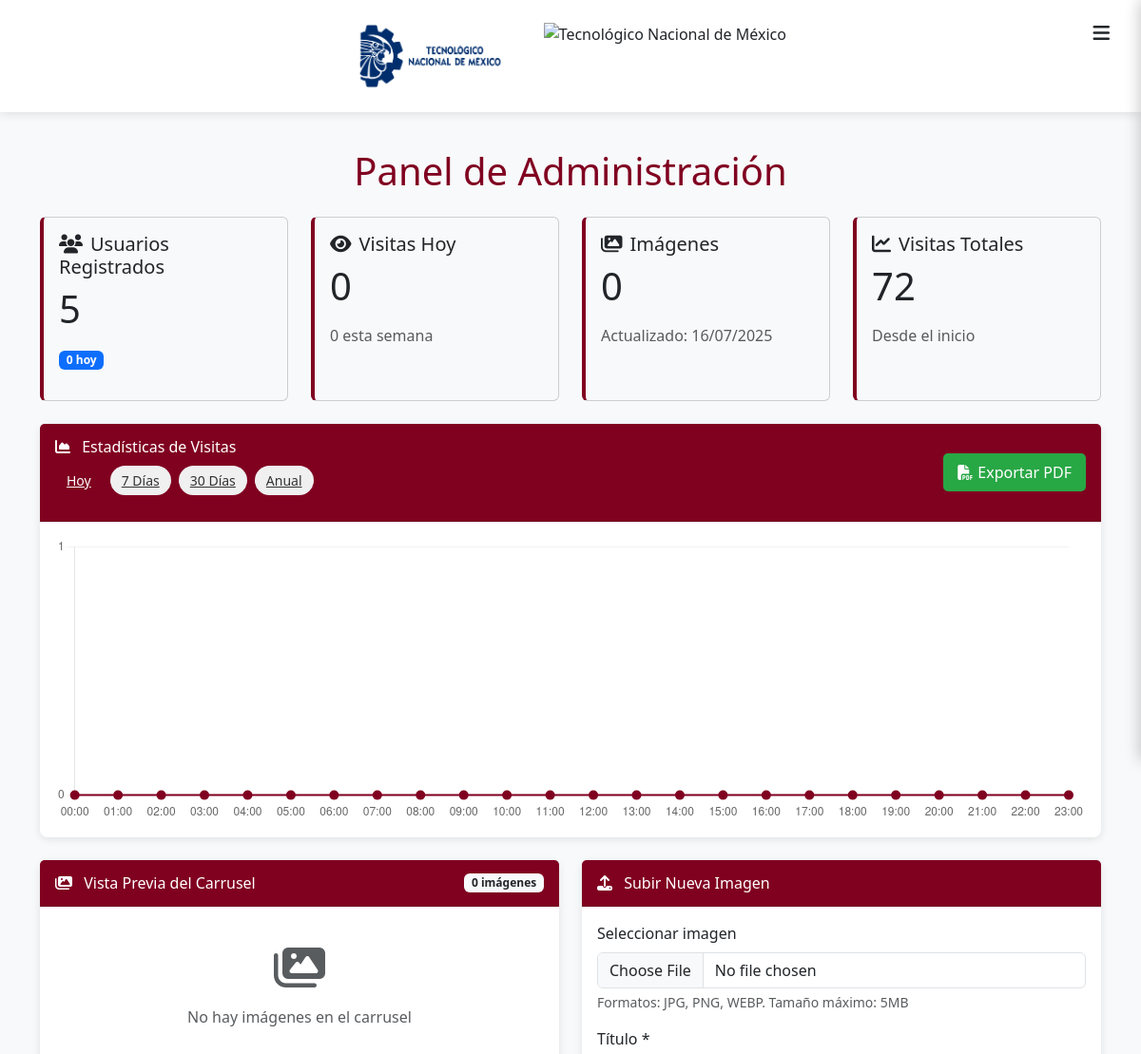
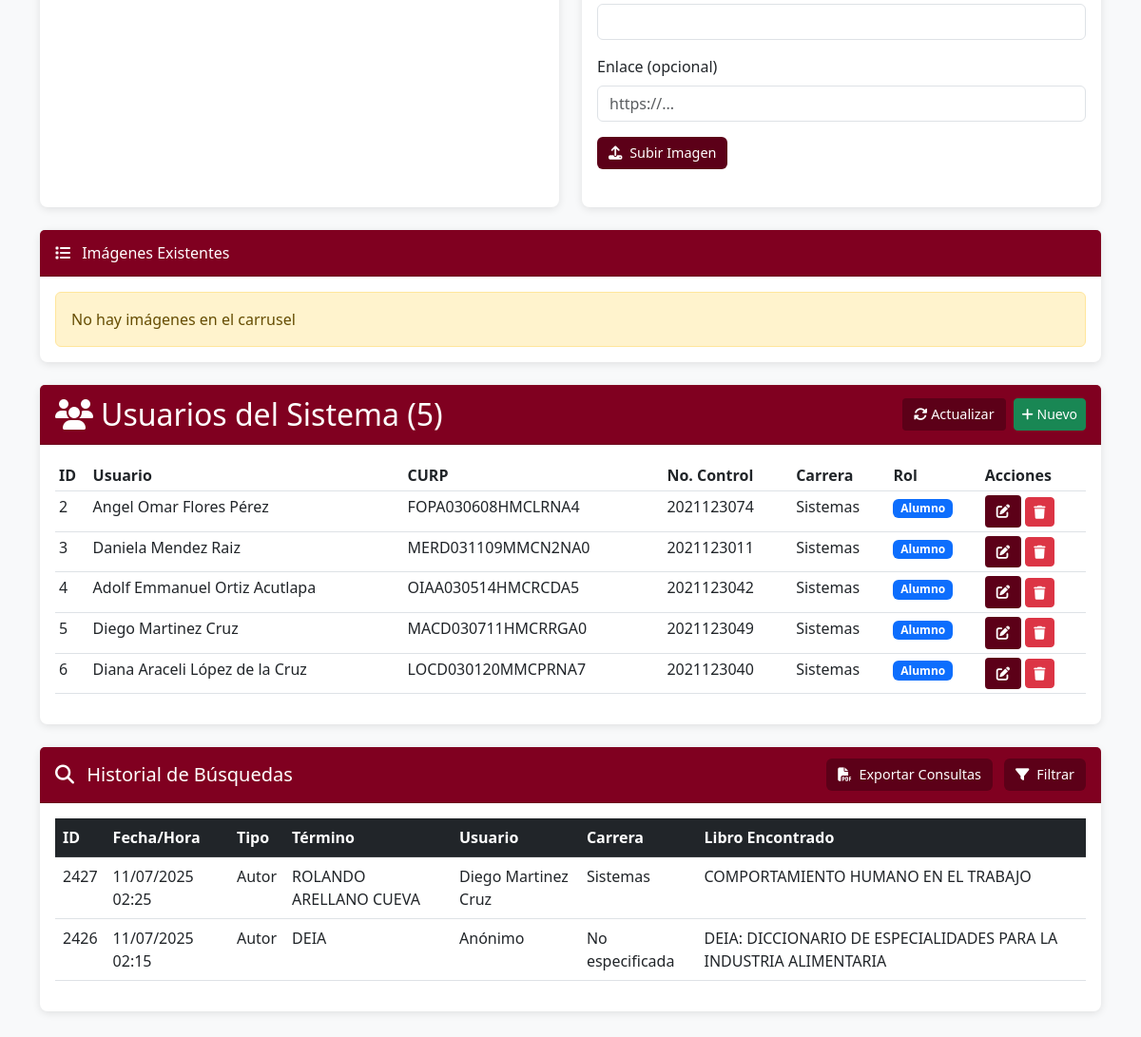
Before: /admin.php?periodo=today (signed in) with the older database file (2 pictures, top to bottom).
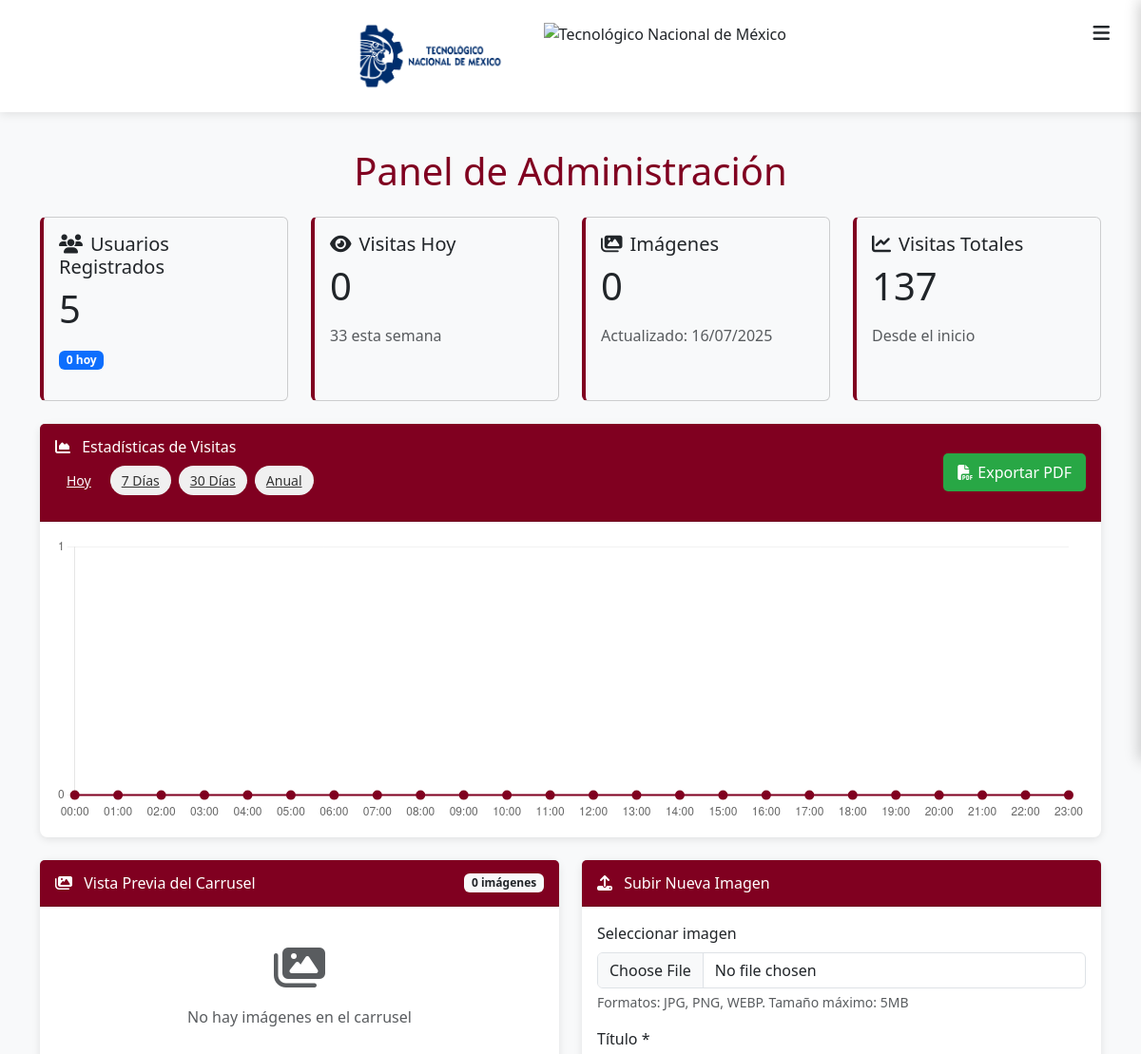
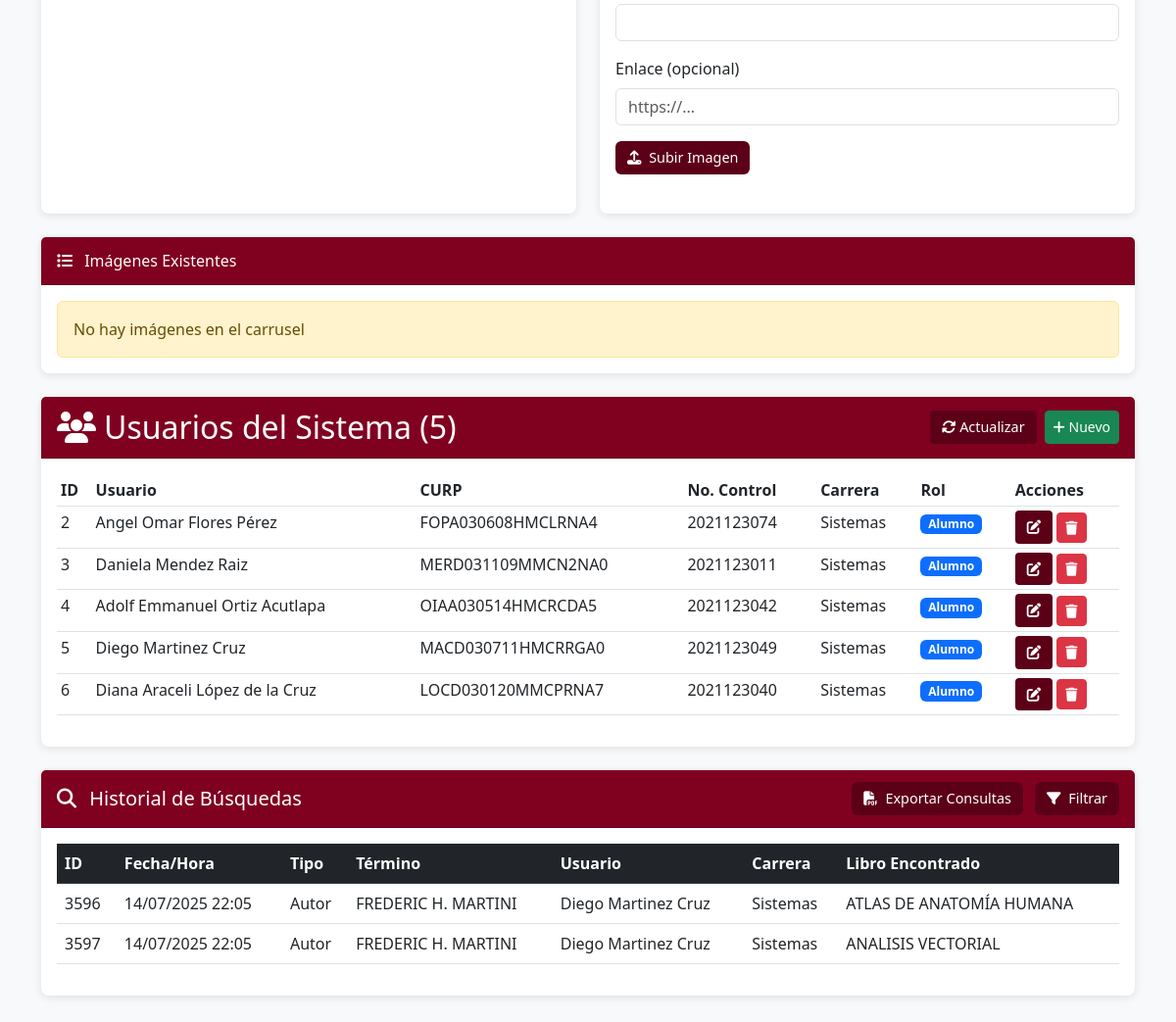
After: the same page with the newer database file (2 pictures, top to bottom).
### tables this page shows
CREATE TABLE `usuarios` (
  `id_Usuario` int(11) NOT NULL,
  `Nombre` varchar(255) NOT NULL,
  `CURP` varchar(255) NOT NULL,
  `id_Carrera` int(11) NOT NULL,
  `No_control_social` int(11) NOT NULL,
  `tipo_usuario` enum('alumno','docente','administrativo') DEFAULT NULL
);

CREATE TABLE `carrera` (
  `id_Carrera` int(11) NOT NULL,
  `Nombre` varchar(255) NOT NULL
);

CREATE TABLE `consulta` (
  `id_Consulta` int(11) NOT NULL,
  `fecha` datetime NOT NULL,
  `criterio_busqueda` varchar(20) NOT NULL,
  `termino_busqueda` varchar(255) NOT NULL,
  `id_Usuario` int(11) DEFAULT NULL,
  `carrera_usuario` varchar(100) DEFAULT NULL,
  `id_Libro` int(11) DEFAULT NULL
);

CREATE TABLE `libros` (
  `id_Libro` int(11) NOT NULL,
  `titulo` varchar(255) NOT NULL,
  `id_Editorial` int(11) NOT NULL,
  `año_Adquisicion` int(11) DEFAULT NULL,
  `fecha_Registro` date DEFAULT NULL
);

### admin.php (the view, shortened to what the changed rows need)
<?php
require_once 'Conect.php';
$consultas = [];
if ($conn) {
    try {
        $sql = "SELECT c.*,
                u.Nombre as usuario,
                l.titulo as libro,
                COALESCE(c.carrera_usuario, u_carrera.Nombre) as carrera
                FROM consulta c
                LEFT JOIN Usuarios u ON c.id_Usuario = u.id_Usuario
                LEFT JOIN Libros l ON c.id_Libro = l.id_Libro
                LEFT JOIN Usuarios u2 ON c.id_Usuario = u2.id_Usuario
                LEFT JOIN carrera u_carrera ON u2.id_carrera = u_carrera.id_Carrera";
        $sql .= " ORDER BY c.fecha DESC";
        $stmt = $conn->prepare($sql);
        if (!$stmt->execute()) {
            throw new Exception("Error al ejecutar la consulta: " . $stmt->error);
        }
        $result = $stmt->get_result();
        $consultas = $result->fetch_all(MYSQLI_ASSOC);
    } catch (Exception $e) {
        $error_db = $e->getMessage();
        error_log("Error en consulta de historial: " . $error_db);
    }
}
$usuarios = [];
$result_usuarios = $conn->query("
    SELECT u.id_Usuario, u.Nombre, u.tipo_usuario, u.CURP, u.No_control_social,
           c.id_carrera, c.nombre as nombre_carrera
    FROM Usuarios u
    LEFT JOIN carrera c ON u.id_carrera = c.id_carrera
    ORDER BY u.tipo_usuario DESC
");
if ($result_usuarios) {
    $usuarios = $result_usuarios->fetch_all(MYSQLI_ASSOC);
} else {
    $_SESSION['error'] = "Error al cargar usuarios: " . $conn->error;
}
$visitas_totales = 0;
$visitas_hoy = 0;
$visitas_semana = 0;
try {
    $tableExists = $conn->query("SELECT 1 FROM visitas LIMIT 1");
    if ($tableExists) {
        $visitas_totales = $conn->query("SELECT COUNT(*) as total FROM visitas")->fetch_assoc()['total'] ?? 0;
        $res_hoy = $conn->query("SELECT COUNT(*) as hoy FROM visitas WHERE DATE(fecha) = CURDATE()");
        $visitas_hoy = $res_hoy ? $res_hoy->fetch_assoc()['hoy'] ?? 0 : 0;
        $res_semana = $conn->query("SELECT COUNT(*) as semana FROM visitas WHERE YEARWEEK(fecha, 1) = YEARWEEK(CURDATE(), 1)");
        $visitas_semana = $res_semana ? $res_semana->fetch_assoc()['semana'] ?? 0 : 0;
    } else {
        error_log("La tabla 'visitas' no existe o está vacía");
    }
} catch (mysqli_sql_exception $e) {
    error_log("Error en consultas de estadísticas: " . $e->getMessage());
}
?>
<!DOCTYPE html>
<html lang="es">
<head>
  <link rel="stylesheet" href="https://cdnjs.cloudflare.com/ajax/libs/font-awesome/6.5.0/css/all.min.css">
  <link href="https://cdn.jsdelivr.net/npm/bootstrap@5.3.0/dist/css/bootstrap.min.css" rel="stylesheet">
</head>
<body>
  <main class="container py-3">
    <h1 class="text-center mb-4" style="color: var(--color-primario);">Panel de Administración</h1>
    <div class="row">
      <div class="col-md-3">
        <div class="card stats-card h-100">
          <div class="card-body">
            <h5 class="card-title"><i class="fas fa-eye me-2"></i>Visitas Hoy</h5>
            <p class="display-6"><?= $visitas_hoy ?></p>
            <p class="text-muted mb-0"><?= $visitas_semana ?> esta semana</p>
          </div>
        </div>
      </div>
      <div class="col-md-3">
        <div class="card stats-card h-100">
          <div class="card-body">
            <h5 class="card-title"><i class="fas fa-chart-line me-2"></i>Visitas Totales</h5>
            <p class="display-6"><?= $visitas_totales ?></p>
            <p class="text-muted mb-0">Desde el inicio</p>
          </div>
        </div>
      </div>
    </div>
    <div class="card admin-card mt-4">
      <div class="card-header d-flex flex-column flex-md-row justify-content-between align-items-center">
          <h2 class="mb-2 mb-md-0"><i class="fas fa-users me-2"></i>Usuarios del Sistema (<?= count($usuarios) ?>)</h2>
      </div>
      <div class="card-body">
          <div class="table-responsive">
              <table class="table table-sm table-hover">
                  <thead>
                      <tr>
                          <th>ID</th>
                          <th>Usuario</th>
                          <th class="d-none d-md-table-cell">CURP</th>
                          <th>No. Control</th>
                          <th>Carrera</th>
                          <th>Rol</th>
                          <th>Acciones</th>
                      </tr>
                  </thead>
                  <tbody>
                      <?php foreach ($usuarios as $usuario): ?>
                          <tr>
                              <td><?= $usuario['id_Usuario'] ?></td>
                              <td><?= htmlspecialchars($usuario['Nombre']) ?></td>
                              <td class="d-none d-md-table-cell"><?= htmlspecialchars($usuario['CURP']) ?></td>
                              <td><?= $usuario['No_control_social'] ?></td>
                              <td><?= $usuario['nombre_carrera'] ?? 'Sin carrera' ?></td>
                              <td>
                                  <span class="badge <?= $usuario['tipo_usuario'] === 'admin' ? 'bg-danger' : 'bg-primary' ?>">
                                      <?= ucfirst($usuario['tipo_usuario']) ?>
                                  </span>
                              </td>
                              <td>
                                  <button class="btn btn-sm btn-admin" title="Editar" onclick="editarUsuario(<?= $usuario['id_Usuario'] ?>)">
                                      <i class="fas fa-edit"></i>
                                  </button>
                                  <?php if($usuario['tipo_usuario'] !== 'admin'): ?>
                                      <button class="btn btn-sm btn-danger" title="Eliminar" onclick="confirmarEliminarUsuario(<?= $usuario['id_Usuario'] ?>)">
                                          <i class="fas fa-trash"></i>
                                      </button>
                                  <?php endif; ?>
                              </td>
                          </tr>
                      <?php endforeach; ?>
                  </tbody>
              </table>
          </div>
      </div>
    </div>
<div class="card admin-card mt-4">
    <div class="card-body">
        <div class="table-responsive">
        <table class="table table-hover">
    <thead class="table-dark">
        <tr>
            <th>ID</th>
            <th>Fecha/Hora</th>
            <th>Tipo</th>
            <th>Término</th>
            <th>Usuario</th>
            <th>Carrera</th>
            <th>Libro Encontrado</th>
        </tr>
    </thead>
    <tbody>
        <?php foreach ($consultas as $consulta): ?>
        <tr>
            <td><?= $consulta['id_Consulta'] ?></td>
            <td><?= date('d/m/Y H:i', strtotime($consulta['fecha'])) ?></td>
            <td><?= ucfirst($consulta['criterio_busqueda']) ?></td>
            <td><?= htmlspecialchars($consulta['termino_busqueda']) ?></td>
            <td><?= $consulta['usuario'] ?: 'Anónimo' ?></td>
            <td><?= $consulta['carrera'] ?: 'No especificada' ?></td>
            <td><?= $consulta['libro'] ?: 'No encontrado' ?></td>
        </tr>
        <?php endforeach; ?>
    </tbody>
</table>
        </div>
    </div>
</div>
</main>
</body>
</html>

Changed rows visible on the page:
removed consulta: id_Consulta "2427", fecha "11/07/2025 02:25", criterio_busqueda "Autor", termino_busqueda "ROLANDO ARELLANO CUEVA", id_Usuario.Nombre "Diego Martinez Cruz", carrera "Sistemas", id_Libro.titulo "COMPORTAMIENTO HUMANO EN EL TRABAJO"
removed consulta: id_Consulta "2426", fecha "11/07/2025 02:15", criterio_busqueda "Autor", termino_busqueda "DEIA", usuario "Anónimo", carrera "No especificada", id_Libro.titulo "DEIA: DICCIONARIO DE ESPECIALIDADES PARA LA INDUSTRIA ALIMENTARIA"
added consulta: id_Consulta "3596", fecha "14/07/2025 22:05", criterio_busqueda "Autor", termino_busqueda "FREDERIC H. MARTINI", id_Usuario.Nombre "Diego Martinez Cruz", carrera "Sistemas", id_Libro.titulo "ATLAS DE ANATOMÍA HUMANA"
added consulta: id_Consulta "3597", fecha "14/07/2025 22:05", criterio_busqueda "Autor", termino_busqueda "FREDERIC H. MARTINI", id_Usuario.Nombre "Diego Martinez Cruz", carrera "Sistemas", id_Libro.titulo "ANALISIS VECTORIAL"
Other visible differences:
$visitas_semana: "0" → "33"
$visitas_totales: "72" → "137"
